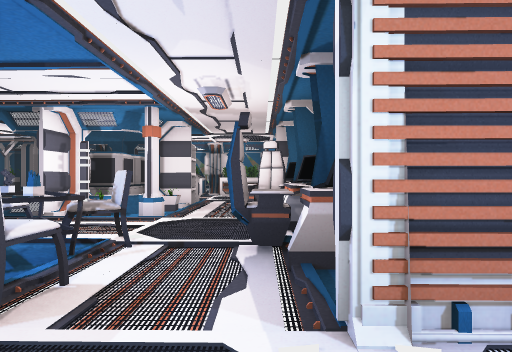
View 1 (above)

15 first-person views from a walk through a scene from a Unity 3-D project. The camera is 1.4 m above the floor, looks level and sees 75° across. The floor is counted in squares, 2 m on a side. Each view is taken from the middle of a square. On the plan, view 1 faces up. The plan holds only what a view shows up to about 10 squares ahead; the rest is blank. The place goes on beyond the plan. The player character is not drawn. Door leaves are left out, so doorways stand open. Some surface patterns are stand-ins.

View 2
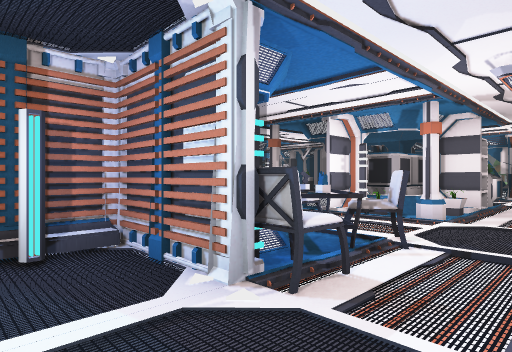

View 3
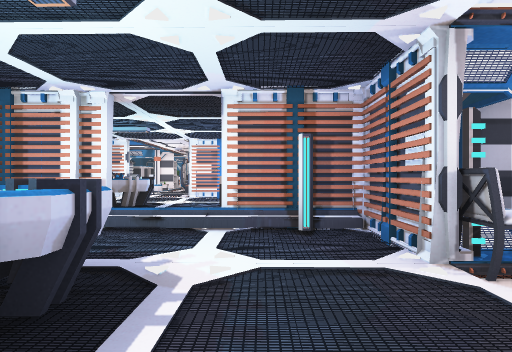

View 4
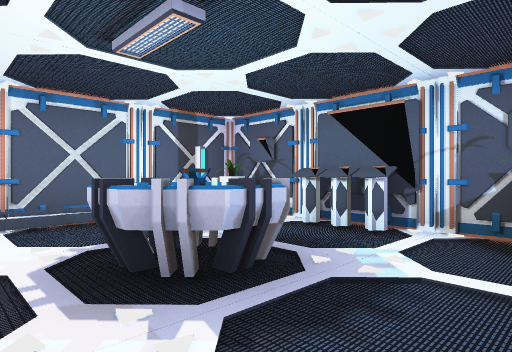

View 5
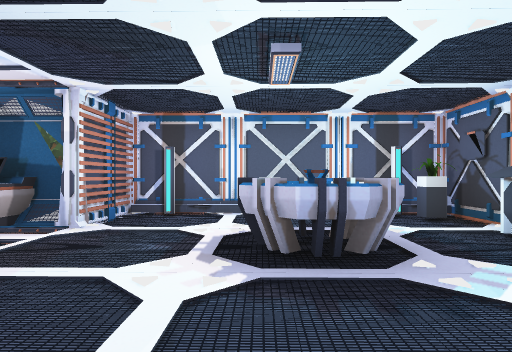

View 6
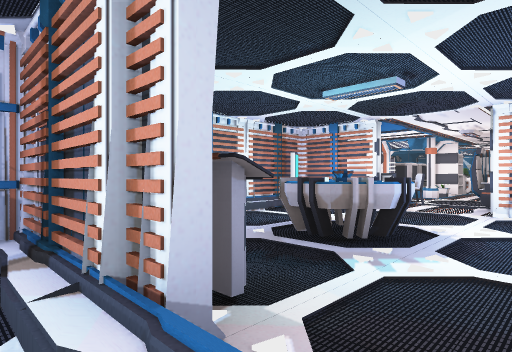

View 7
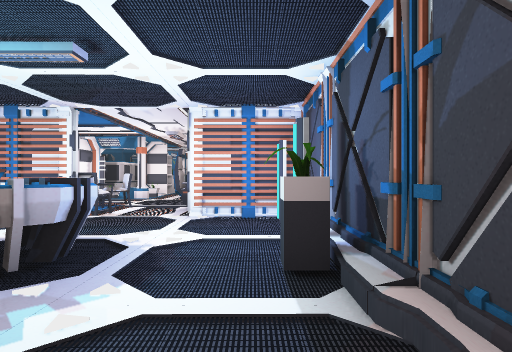

View 8
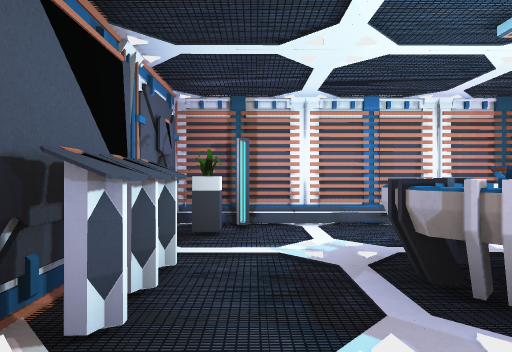

View 9
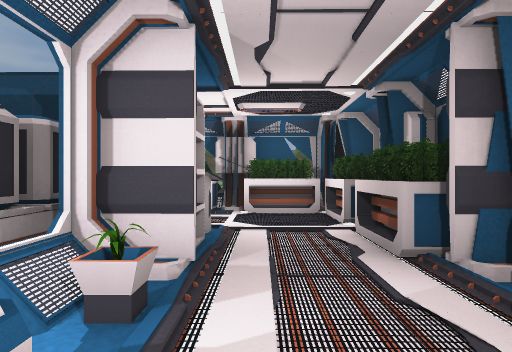

View 10
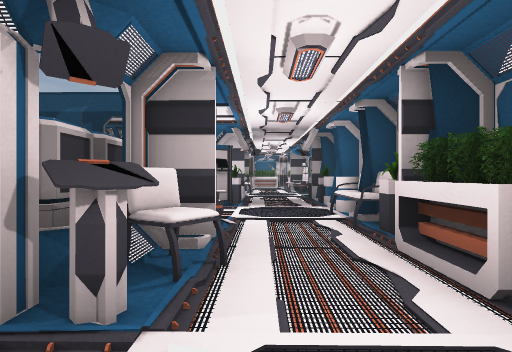

View 11
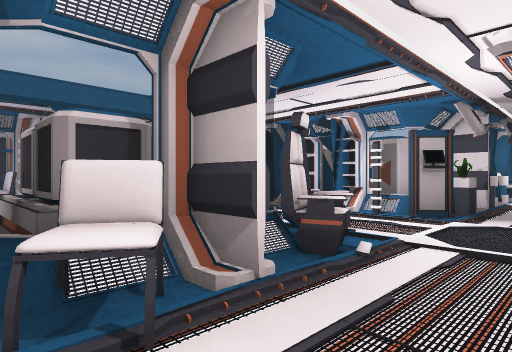

View 12
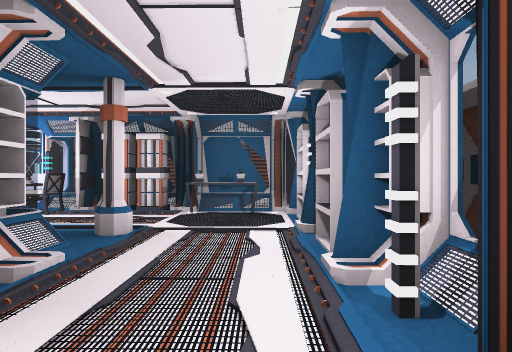

View 13
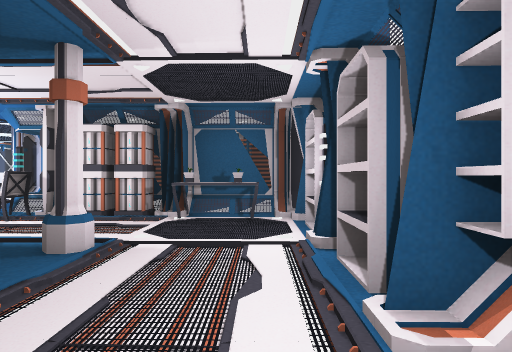

View 14
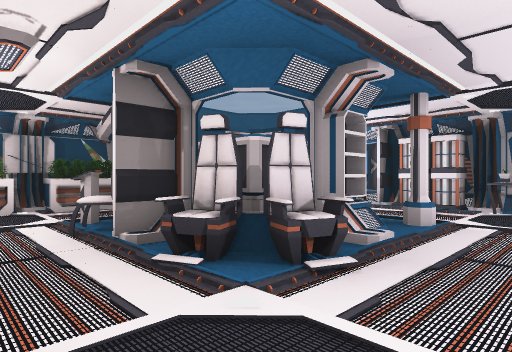

View 15
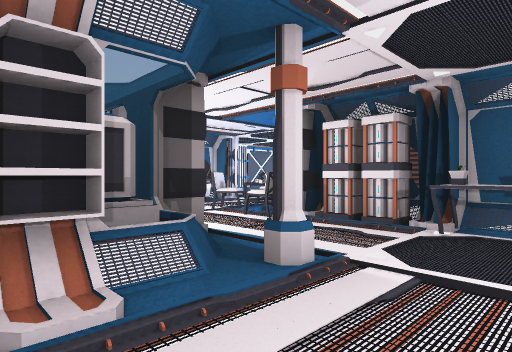

### Floor plan
Points are (right, up) in squares from view 1. A wall is a line through its corners. A room is listed if a view was taken in it or the views show most of it. See-through windows are left out.
Room 1 (views 1, 2, 3, 4, 6)
walls: (-3.4, -2.3) (-3.4, -3.2); (-3.6, -2) (-3.6, -2.5); (0.9, -4.6) (1.3, -4.4); (2.4, -1.5) (2.1, -1.1); (-3.7, -4.4) (2.2, -4.5) (2.3, 1.4); (-2.4, 1.4) (-3.6, 1.5) (-3.6, -0.5); (2, 1.4) (0.3, 1.4)
low walls: (2, -1.8) (2, -1.1); (2, -0.7) (2, -0.2)
ways out: opening at (-4, -1) to room 2; opening at (-2, 1.5) to room 3; open door at (-0.5, 1.5) to room 3
objects: chair (-2, 2); console (-1, -4); projector (-1, -2) to (0, -1); console (0, -4); plant (1, -4)
Room 2 (views 5, 7, 8)
walls: (-6.9, -0.1) (-7.3, -0.4); (-6.5, -0.1) (-6.9, -0.4); (-9.7, -4.4) (-9.6, -6) (-3.8, -6) (-3.7, -5); (-5, -0.2) (-8.7, -0.1); (-9.7, -0.4) (-9.7, -2.2)
low walls: (-6.9, -5.8) (-6.1, -5.8); (-5.4, -0.5) (-6.2, -0.5)
ways out: opening at (-4, -1) to room 1; open door at (-10, -3)
objects: chair (-10, -4); projector (-7, -4) to (-6, -3); console (-4, -4); console (-4, -3)
Room 3 (views 9, 10, 11, 12, 13, 14, 15)
walls: (0.3, 1.6) (0.9, 1.6); (-3.5, 2.8) (-2.7, 2.8); (-5.6, 2.8) (-5.6, 3.6); (0.8, 7.4) (0.3, 7.4); (-3.6, 5.4) (-3.6, 6.1); (-3.5, 6.2) (-3.5, 5.4); (-7.6, 2.9) (-5.8, 2.8); (-4.8, 6.5) (-4.8, 7.9); (0.8, 9.5) (1.3, 9.5); (0.5, 11.6) (0.5, 12.2); (-1.6, 12.4) (-1.6, 11.7)
ways out: opening at (-2, 1.5) to room 1; open door at (-0.5, 1.5) to room 1; open door at (-3.7, 4.7); open door at (-3.5, 10.5); open door at (-0.5, 7.5)
objects: other object (-10, 5) to (-9, 6); container (-10, 7) to (-9, 8); plant (-10, 9); plant (-9, 9); shelf (-8, 5); shelf (-8, 7); shelf (-8, 8); other object (-8, 9); other object (-8, 12); other object (-7, 4); other object (-7, 12); other object (-6, 4); column (-5, 6); shelf (-5, 8); other object (-5, 9); sofa (-5, 12); container (-4, 7); container (-4, 8); plant (-4, 12); chair (-3, 4); container (-3, 7); container (-3, 8); chair (-3, 9); other object (-3, 12); chair (-2, 3) to (-2, 4); column (-2, 6); plant (-2, 7); shelf (-2, 8); console (-2, 9); shelf (-1, 12); desk (0, 3) to (1, 4); desk (0, 5) to (1, 6); other object (0, 12); other object (1, 9); other object (1, 11)

Positions as (right, up) in squares from view 1, and headings:
1: (0, 0), facing up
2: (0, 0), facing up-left
3: (1, 0), facing left
4: (-3, 0), facing down-right
5: (-4, -1), facing right
6: (-3, -1), facing down-left
7: (-4, -1), facing left
8: (-5, -1), facing down
9: (-1, 5), facing up
10: (0, 10), facing left
11: (-2, 11), facing down-left
12: (-7, 10), facing down
13: (-7, 9), facing down
14: (-7, 11), facing down-right
15: (-7, 8), facing down-right
